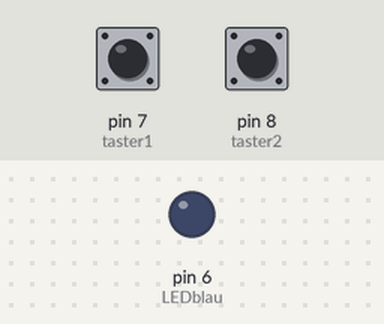
Simulated run of this sketch. Board: Arduino Uno, built with avr-gcc and run on an emulated ATmega328P. Parts: output pins drawn as LEDs (lit = HIGH). The test bench sets the inputs (shaded band); at power-on: pin 8 (taster2) LOW, pin 7 (taster1) LOW.

Above: at 1.2 s.
1.3 s: pin 8 (taster2) pulled HIGH for 1 s
At 1.7 s:
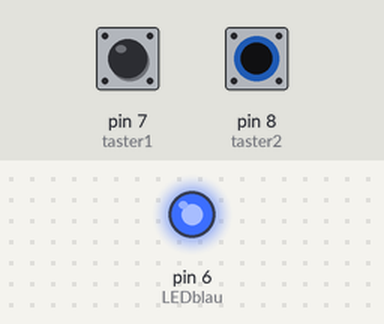
3.8 s: pin 8 (taster2) pulled HIGH for 3.2 s
At 7.7 s:
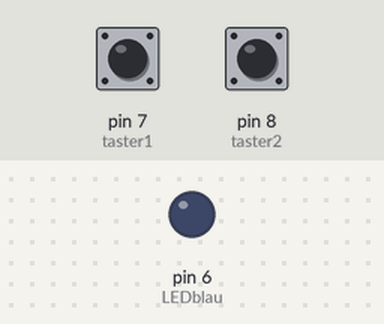
8.5 s: pin 7 (taster1) pulled HIGH for 0.15 s
At 9.8 s:
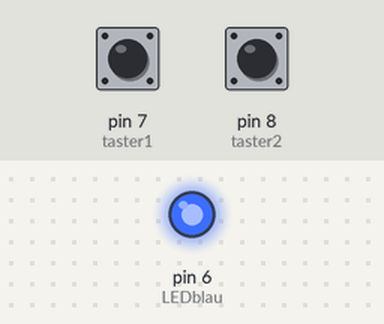
Timing chart, 0 to 15.0 s (numbered marks = the images above; inputs shaded):
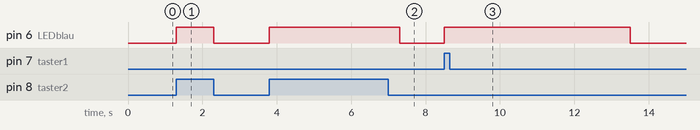

Measured:
- after the input at 1.3 s, pin 6 (LEDblau): LOW → HIGH at once, → LOW 1.0 s later
- after the input at 3.8 s, pin 6 (LEDblau): LOW → HIGH at once, → LOW 3.5 s later
- after the input at 8.5 s, pin 6 (LEDblau): LOW → HIGH at once, → LOW 5.0 s later

The sketch:

Nr._06_Taster_am_Arduino_b.ino
```cpp
int LEDblau=6; //Das Wort „LEDblau“ steht jetzt für den Wert 6.
int taster1=7; // Das Wort „taster1“ steht jetzt für den Wert 7.
int taster2=8; // Das Wort „taster2“ steht jetzt für den Wert 8.
int tasterstatus1=0; // Das Wort „tasterstatus1“ steht jetzt zunächst für den Wert 0. Später wird unter dieser Variable gespeichert, ob der Taster1 gedrückt ist oder nicht.
int tasterstatus2=0; // Das Wort „tasterstatus2“ steht jetzt zunächst für den Wert 0. Später wird unter dieser Variable gespeichert, ob der Taster2 gedrückt ist oder nicht.

void setup(){
  pinMode(LEDblau, OUTPUT); // Der Pin mit der LED (Pin 6) ist jetzt ein Ausgang.
  pinMode(taster1, INPUT); // Der Pin mit dem Taster1 (Pin 7) ist jetzt ein Eingang.
  pinMode(taster2, INPUT); // Der Pin mit dem Taster2 (Pin 8) ist jetzt ein Eingang.
}

void loop(){
  tasterstatus1=digitalRead(taster1); // Hier wird der Pin7 ausgelesen (Befehl: digitalRead). Das Ergebnis wird unter der Variable "tasterstatus1" mit dem Wert "HIGH" für 5Volt oder "Low" für 0Volt gespeichert.

  if (tasterstatus1 == HIGH) // Wenn der Taster1 gedrückt wird (Spannungssignal ist hoch)

     {  // if-Schleife wird geöffnet
      digitalWrite(LEDblau, HIGH);  // soll die blaue LED leuchten
      delay (5000);  // und zwar für 5 Sekunden (5000 Millisekunden).
      digitalWrite(LEDblau, LOW);  // anschließend soll sich die LED abschalten.
     }  // if-Schleife wird geschlossen

  else  // ... ansonsten ...

      {  // Programmabschnitt des else-Befehls wird geöffnet
      digitalWrite(LEDblau, LOW);  // ... soll die LED nicht leuchten
     }  // Programmabschnitt des else-Befehls wird geschlossen


  tasterstatus2=digitalRead(taster2); // Hier wird der Pin8 ausgelesen (Befehl: digitalRead). Das Ergebnis wird unter der Variable "tasterstatus2" mit dem Wert "HIGH" für 5Volt oder "LOW" für 0Volt gespeichert.

  if (tasterstatus2 == HIGH)  // Wenn der Taster2 gedrückt wird (Spannungssignal ist hoch)

      {  // if-Schleife wird geöffnet
      digitalWrite(LEDblau, HIGH);  // soll die blaue LED leuchten
      delay (500); // und zwar für 0,5 Sekunden (500 Millisekunden).
      digitalWrite(LEDblau, LOW);  // anschließend soll sich die LED abschalten.
      }  // if-Schleife wird geschlossen

  else  // ... ansonsten ...

      {  // Programmabschnitt des else-Befehls wird geöffnet
     digitalWrite(LEDblau, LOW);  // ... soll die LED nicht leuchten
     }  // Programmabschnitt des else-Befehls wird geschlossen

}
```
